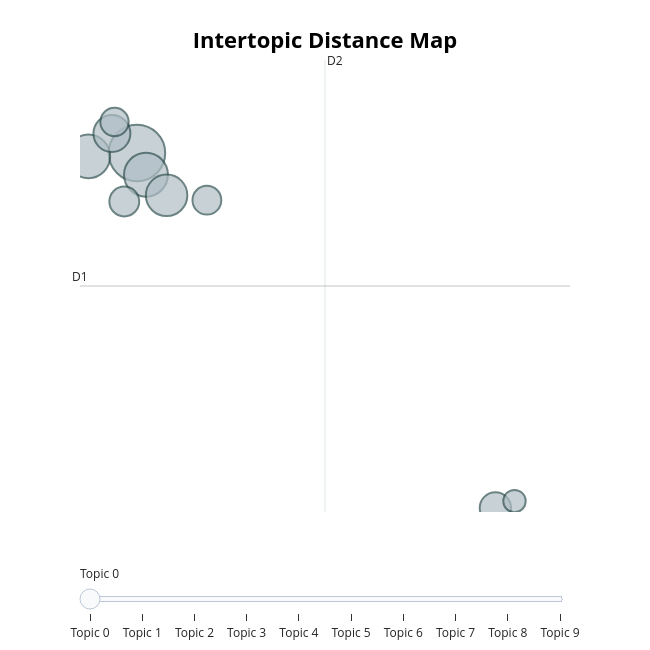

Here is the notebook cell this chart was saved with:
### Code cell
fig = topic_model.visualize_topics()
fig.show()

### Figure 1 — Plotly figure (JSON) as saved in the notebook; plotly's stock layout.template omitted (floating-point values rounded to 4 significant figures)
{"data": [{"customdata": [[0, "ah | girl | ha | wind | ship", 108], [1, "ah | ahh | mmm | witch | heart", 65], [2, "mountain | humans | human | head | people", 64], [3, "na | welcome | gold | hmm | job", 58], [4, "ha | plane | fight | flying | air", 46], [5, "kiki | town | madam | cat | witch", 33], [6, "sea | hot | hope | human | promise", 30], [7, "father | granny | house | ha | met", 28], [8, "mr | dream | fly | world | need", 27], [9, "father | wonderful | mr | wind | nt worry", 17]], "hovertemplate": "<b>Topic %{customdata[0]}</b><br>%{customdata[1]}<br>Size: %{customdata[2]}", "legendgroup": "", "marker": {"color": "#B0BEC5", "line": {"color": "DarkSlateGrey", "width": 2}, "size": [108, 65, 64, 58, 46, 33, 30, 28, 27, 17], "sizemode": "area", "sizeref": 0.0675, "symbol": "circle"}, "mode": "markers", "name": "", "orientation": "v", "showlegend": false, "type": "scatter", "x": [-0.09696, 0.02057, -0.7251, 0.2872, -0.4207, 4.544, -0.2607, 0.809, -0.387, 4.792], "xaxis": "x", "y": [13.94, 13.14, 13.82, 12.4, 14.65, 0.9995, 12.17, 12.22, 15.07, 1.247], "yaxis": "y"}], "layout": {"annotations": [{"showarrow": false, "text": "D1", "x": -0.8339, "y": 9.089, "yshift": 10}, {"showarrow": false, "text": "D2", "x": 2.338, "xshift": 10, "y": 17.33}], "height": 650, "hoverlabel": {"bgcolor": "white", "font": {"family": "Rockwell", "size": 16}}, "legend": {"itemsizing": "constant", "tracegroupgap": 0}, "margin": {"t": 60}, "shapes": [{"line": {"color": "#CFD8DC", "width": 2}, "type": "line", "x0": 2.338, "x1": 2.338, "y0": 0.8496, "y1": 17.33}, {"line": {"color": "#9E9E9E", "width": 2}, "type": "line", "x0": -0.8339, "x1": 5.511, "y0": 9.089, "y1": 9.089}], "sliders": [{"active": 0, "pad": {"t": 50}, "steps": [{"args": [{"marker.color": [["red", "#B0BEC5", "#B0BEC5", "#B0BEC5", "#B0BEC5", "#B0BEC5", "#B0BEC5", "#B0BEC5", "#B0BEC5", "#B0BEC5"]]}], "label": "Topic 0", "method": "update"}, {"args": [{"marker.color": [["#B0BEC5", "red", "#B0BEC5", "#B0BEC5", "#B0BEC5", "#B0BEC5", "#B0BEC5", "#B0BEC5", "#B0BEC5", "#B0BEC5"]]}], "label": "Topic 1", "method": "update"}, {"args": [{"marker.color": [["#B0BEC5", "#B0BEC5", "red", "#B0BEC5", "#B0BEC5", "#B0BEC5", "#B0BEC5", "#B0BEC5", "#B0BEC5", "#B0BEC5"]]}], "label": "Topic 2", "method": "update"}, {"args": [{"marker.color": [["#B0BEC5", "#B0BEC5", "#B0BEC5", "red", "#B0BEC5", "#B0BEC5", "#B0BEC5", "#B0BEC5", "#B0BEC5", "#B0BEC5"]]}], "label": "Topic 3", "method": "update"}, {"args": [{"marker.color": [["#B0BEC5", "#B0BEC5", "#B0BEC5", "#B0BEC5", "red", "#B0BEC5", "#B0BEC5", "#B0BEC5", "#B0BEC5", "#B0BEC5"]]}], "label": "Topic 4", "method": "update"}, {"args": [{"marker.color": [["#B0BEC5", "#B0BEC5", "#B0BEC5", "#B0BEC5", "#B0BEC5", "red", "#B0BEC5", "#B0BEC5", "#B0BEC5", "#B0BEC5"]]}], "label": "Topic 5", "method": "update"}, {"args": [{"marker.color": [["#B0BEC5", "#B0BEC5", "#B0BEC5", "#B0BEC5", "#B0BEC5", "#B0BEC5", "red", "#B0BEC5", "#B0BEC5", "#B0BEC5"]]}], "label": "Topic 6", "method": "update"}, {"args": [{"marker.color": [["#B0BEC5", "#B0BEC5", "#B0BEC5", "#B0BEC5", "#B0BEC5", "#B0BEC5", "#B0BEC5", "red", "#B0BEC5", "#B0BEC5"]]}], "label": "Topic 7", "method": "update"}, {"args": [{"marker.color": [["#B0BEC5", "#B0BEC5", "#B0BEC5", "#B0BEC5", "#B0BEC5", "#B0BEC5", "#B0BEC5", "#B0BEC5", "red", "#B0BEC5"]]}], "label": "Topic 8", "method": "update"}, {"args": [{"marker.color": [["#B0BEC5", "#B0BEC5", "#B0BEC5", "#B0BEC5", "#B0BEC5", "#B0BEC5", "#B0BEC5", "#B0BEC5", "#B0BEC5", "red"]]}], "label": "Topic 9", "method": "update"}]}], "title": {"font": {"color": "Black", "size": 22}, "text": "<b>Intertopic Distance Map</b>", "x": 0.5, "xanchor": "center", "y": 0.95, "yanchor": "top"}, "width": 650, "xaxis": {"anchor": "y", "domain": [0, 1], "range": [-0.8339, 5.511], "title": {"text": ""}, "visible": false}, "yaxis": {"anchor": "x", "domain": [0, 1], "range": [0.8496, 17.33], "title": {"text": ""}, "visible": false}}}
